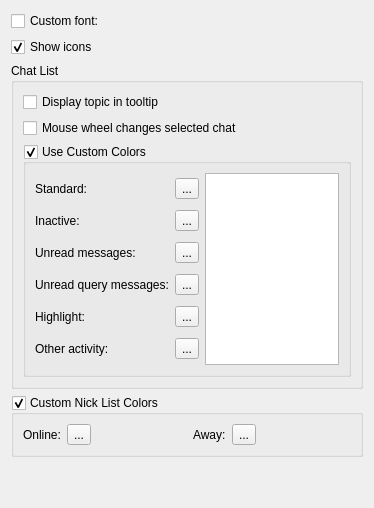
<?xml version="1.0" encoding="UTF-8"?>
<ui version="4.0">
 <class>ItemViewSettingsPage</class>
 <widget class="QWidget" name="ItemViewSettingsPage">
  <property name="geometry">
   <rect>
    <x>0</x>
    <y>0</y>
    <width>374</width>
    <height>508</height>
   </rect>
  </property>
  <property name="windowTitle">
   <string>Form</string>
  </property>
  <layout class="QVBoxLayout" name="verticalLayout_2">
   <item>
    <layout class="QHBoxLayout" name="horizontalLayout_2">
     <item>
      <widget class="QCheckBox" name="useCustomItemViewFont">
       <property name="text">
        <string>Custom font:</string>
       </property>
       <property name="settingsKey" stdset="0">
        <string notr="true">/UiStyle/Fonts/UseCustomItemViewFont</string>
       </property>
       <property name="defaultValue" stdset="0">
        <bool>false</bool>
       </property>
      </widget>
     </item>
     <item>
      <widget class="FontSelector" name="widget" native="true">
       <property name="enabled">
        <bool>false</bool>
       </property>
       <property name="settingsKey" stdset="0">
        <string notr="true">/UiStyle/Fonts/ItemView</string>
       </property>
       <property name="defaultValue" stdset="0">
        <font/>
       </property>
      </widget>
     </item>
    </layout>
   </item>
   <item>
    <widget class="QCheckBox" name="showItemViewIcons">
     <property name="text">
      <string>Show icons</string>
     </property>
     <property name="checked">
      <bool>true</bool>
     </property>
     <property name="settingsKey" stdset="0">
      <string notr="true">/UiStyle/ShowItemViewIcons</string>
     </property>
     <property name="defaultValue" stdset="0">
      <bool>true</bool>
     </property>
    </widget>
   </item>
   <item>
    <widget class="QGroupBox" name="groupBox">
     <property name="title">
      <string>Chat List</string>
     </property>
     <layout class="QVBoxLayout" name="verticalLayout">
      <item>
       <widget class="QCheckBox" name="displayTopicInTooltip">
        <property name="text">
         <string>Display topic in tooltip</string>
        </property>
        <property name="settingsKey" stdset="0">
         <string notr="true">DisplayTopicInTooltip</string>
        </property>
        <property name="defaultValue" stdset="0">
         <bool>false</bool>
        </property>
       </widget>
      </item>
      <item>
       <widget class="QCheckBox" name="mouseWheelChangesBuffers">
        <property name="text">
         <string>Mouse wheel changes selected chat</string>
        </property>
        <property name="checked">
         <bool>false</bool>
        </property>
        <property name="settingsKey" stdset="0">
         <string notr="true">MouseWheelChangesBuffer</string>
        </property>
        <property name="defaultValue" stdset="0">
         <bool>false</bool>
        </property>
       </widget>
      </item>
      <item>
       <widget class="QGroupBox" name="useBufferViewColors">
        <property name="title">
         <string>Use Custom Colors</string>
        </property>
        <property name="checkable">
         <bool>true</bool>
        </property>
        <property name="settingsKey" stdset="0">
         <string notr="true">/UiStyle/Colors/UseBufferViewColors</string>
        </property>
        <property name="defaultValue" stdset="0">
         <bool>false</bool>
        </property>
        <layout class="QHBoxLayout" name="horizontalLayout">
         <item>
          <layout class="QGridLayout" name="gridLayout">
           <item row="0" column="0">
            <widget class="QLabel" name="label">
             <property name="text">
              <string>Standard:</string>
             </property>
            </widget>
           </item>
           <item row="0" column="1">
            <widget class="ColorButton" name="defaultBufferColor">
             <property name="text">
              <string>...</string>
             </property>
             <property name="settingsKey" stdset="0">
              <string notr="true">/UiStyle/Colors/DefaultBuffer</string>
             </property>
             <property name="defaultValue" stdset="0">
              <color>
               <red>0</red>
               <green>0</green>
               <blue>0</blue>
              </color>
             </property>
            </widget>
           </item>
           <item row="1" column="0">
            <widget class="QLabel" name="label_1">
             <property name="text">
              <string>Inactive:</string>
             </property>
            </widget>
           </item>
           <item row="1" column="1">
            <widget class="ColorButton" name="inactiveBufferColor">
             <property name="text">
              <string>...</string>
             </property>
             <property name="settingsKey" stdset="0">
              <string notr="true">/UiStyle/Colors/InactiveBuffer</string>
             </property>
             <property name="defaultValue" stdset="0">
              <color>
               <red>160</red>
               <green>160</green>
               <blue>164</blue>
              </color>
             </property>
            </widget>
           </item>
           <item row="2" column="0">
            <widget class="QLabel" name="label_2">
             <property name="text">
              <string>Unread messages:</string>
             </property>
            </widget>
           </item>
           <item row="2" column="1">
            <widget class="ColorButton" name="unreadBufferColor">
             <property name="text">
              <string>...</string>
             </property>
             <property name="settingsKey" stdset="0">
              <string notr="true">/UiStyle/Colors/UnreadBuffer</string>
             </property>
             <property name="defaultValue" stdset="0">
              <color>
               <red>0</red>
               <green>0</green>
               <blue>245</blue>
              </color>
             </property>
            </widget>
           </item>
           <item row="3" column="0">
            <widget class="QLabel" name="label_3">
             <property name="text">
              <string>Unread query messages:</string>
             </property>
            </widget>
           </item>
           <item row="3" column="1">
            <widget class="ColorButton" name="unreadQueryBufferColor">
             <property name="text">
              <string>...</string>
             </property>
             <property name="settingsKey" stdset="0">
              <string notr="true">/UiStyle/Colors/UnreadQueryBuffer</string>
             </property>
             <property name="defaultValue" stdset="0">
              <color>
              <red>255</red>
              <green>128</green>
              <blue>0</blue>
              </color>
             </property>
            </widget>
           </item>
           <item row="4" column="0">
            <widget class="QLabel" name="label_4">
             <property name="text">
              <string>Highlight:</string>
             </property>
            </widget>
           </item>
           <item row="4" column="1">
            <widget class="ColorButton" name="highlightedBufferColor">
             <property name="text">
              <string>...</string>
             </property>
             <property name="settingsKey" stdset="0">
              <string notr="true">/UiStyle/Colors/HighlightedBuffer</string>
             </property>
             <property name="defaultValue" stdset="0">
              <color>
               <red>255</red>
               <green>128</green>
               <blue>0</blue>
              </color>
             </property>
            </widget>
           </item>
           <item row="5" column="0">
            <widget class="QLabel" name="label_5">
             <property name="text">
              <string>Other activity:</string>
             </property>
            </widget>
           </item>
           <item row="5" column="1">
            <widget class="ColorButton" name="activeBufferColor">
             <property name="text">
              <string>...</string>
             </property>
             <property name="settingsKey" stdset="0">
              <string notr="true">/UiStyle/Colors/ActiveBuffer</string>
             </property>
             <property name="defaultValue" stdset="0">
              <color>
               <red>0</red>
               <green>128</green>
               <blue>0</blue>
              </color>
             </property>
            </widget>
           </item>
          </layout>
         </item>
         <item>
          <spacer name="horizontalSpacer_2">
           <property name="orientation">
            <enum>Qt::Horizontal</enum>
           </property>
           <property name="sizeHint" stdset="0">
            <size>
             <width>40</width>
             <height>20</height>
            </size>
           </property>
          </spacer>
         </item>
         <item>
          <widget class="QTreeWidget" name="bufferViewPreview">
           <property name="sizePolicy">
            <sizepolicy hsizetype="Preferred" vsizetype="Expanding">
             <horstretch>0</horstretch>
             <verstretch>0</verstretch>
            </sizepolicy>
           </property>
           <property name="editTriggers">
            <set>QAbstractItemView::NoEditTriggers</set>
           </property>
           <property name="showDropIndicator" stdset="0">
            <bool>false</bool>
           </property>
           <property name="itemsExpandable">
            <bool>false</bool>
           </property>
           <attribute name="headerVisible">
            <bool>false</bool>
           </attribute>
           <column>
            <property name="text">
             <string notr="true">1</string>
            </property>
           </column>
          </widget>
         </item>
        </layout>
       </widget>
      </item>
     </layout>
    </widget>
   </item>
   <item>
    <widget class="QGroupBox" name="useNickViewColors">
     <property name="title">
      <string>Custom Nick List Colors</string>
     </property>
     <property name="checkable">
      <bool>true</bool>
     </property>
     <property name="settingsKey" stdset="0">
      <string notr="true">/UiStyle/Colors/UseNickViewColors</string>
     </property>
     <property name="defaultValue" stdset="0">
      <bool>false</bool>
     </property>
     <layout class="QHBoxLayout" name="horizontalLayout_3">
      <item>
       <widget class="QLabel" name="label_6">
        <property name="text">
         <string>Online:</string>
        </property>
       </widget>
      </item>
      <item>
       <widget class="ColorButton" name="onlineNickColor">
        <property name="text">
         <string>...</string>
        </property>
        <property name="settingsKey" stdset="0">
         <string notr="true">/UiStyle/Colors/OnlineNick</string>
        </property>
        <property name="defaultValue" stdset="0">
         <color>
          <red>0</red>
          <green>0</green>
          <blue>0</blue>
         </color>
        </property>
       </widget>
      </item>
      <item>
       <spacer name="horizontalSpacer">
        <property name="orientation">
         <enum>Qt::Horizontal</enum>
        </property>
        <property name="sizeHint" stdset="0">
         <size>
          <width>88</width>
          <height>20</height>
         </size>
        </property>
       </spacer>
      </item>
      <item>
       <widget class="QLabel" name="label_7">
        <property name="text">
         <string>Away:</string>
        </property>
       </widget>
      </item>
      <item>
       <widget class="ColorButton" name="awayNickColor">
        <property name="text">
         <string>...</string>
        </property>
        <property name="settingsKey" stdset="0">
         <string notr="true">/UiStyle/Colors/AwayNick</string>
        </property>
        <property name="defaultValue" stdset="0">
         <color>
          <red>160</red>
          <green>160</green>
          <blue>164</blue>
         </color>
        </property>
       </widget>
      </item>
      <item>
       <spacer name="horizontalSpacer_3">
        <property name="orientation">
         <enum>Qt::Horizontal</enum>
        </property>
        <property name="sizeHint" stdset="0">
         <size>
          <width>87</width>
          <height>20</height>
         </size>
        </property>
       </spacer>
      </item>
     </layout>
    </widget>
   </item>
   <item>
    <spacer name="verticalSpacer">
     <property name="orientation">
      <enum>Qt::Vertical</enum>
     </property>
     <property name="sizeHint" stdset="0">
      <size>
       <width>20</width>
       <height>40</height>
      </size>
     </property>
    </spacer>
   </item>
  </layout>
 </widget>
 <customwidgets>
  <customwidget>
   <class>ColorButton</class>
   <extends>QToolButton</extends>
   <header>colorbutton.h</header>
  </customwidget>
  <customwidget>
   <class>FontSelector</class>
   <extends>QWidget</extends>
   <header>fontselector.h</header>
   <container>1</container>
  </customwidget>
 </customwidgets>
 <tabstops>
  <tabstop>useCustomItemViewFont</tabstop>
  <tabstop>showItemViewIcons</tabstop>
  <tabstop>displayTopicInTooltip</tabstop>
  <tabstop>mouseWheelChangesBuffers</tabstop>
  <tabstop>useBufferViewColors</tabstop>
  <tabstop>defaultBufferColor</tabstop>
  <tabstop>inactiveBufferColor</tabstop>
  <tabstop>unreadBufferColor</tabstop>
  <tabstop>unreadQueryBufferColor</tabstop>
  <tabstop>highlightedBufferColor</tabstop>
  <tabstop>activeBufferColor</tabstop>
  <tabstop>bufferViewPreview</tabstop>
  <tabstop>useNickViewColors</tabstop>
  <tabstop>onlineNickColor</tabstop>
  <tabstop>awayNickColor</tabstop>
 </tabstops>
 <resources/>
 <connections>
  <connection>
   <sender>useCustomItemViewFont</sender>
   <signal>toggled(bool)</signal>
   <receiver>widget</receiver>
   <slot>setEnabled(bool)</slot>
   <hints>
    <hint type="sourcelabel">
     <x>114</x>
     <y>16</y>
    </hint>
    <hint type="destinationlabel">
     <x>235</x>
     <y>17</y>
    </hint>
   </hints>
  </connection>
 </connections>
</ui>
